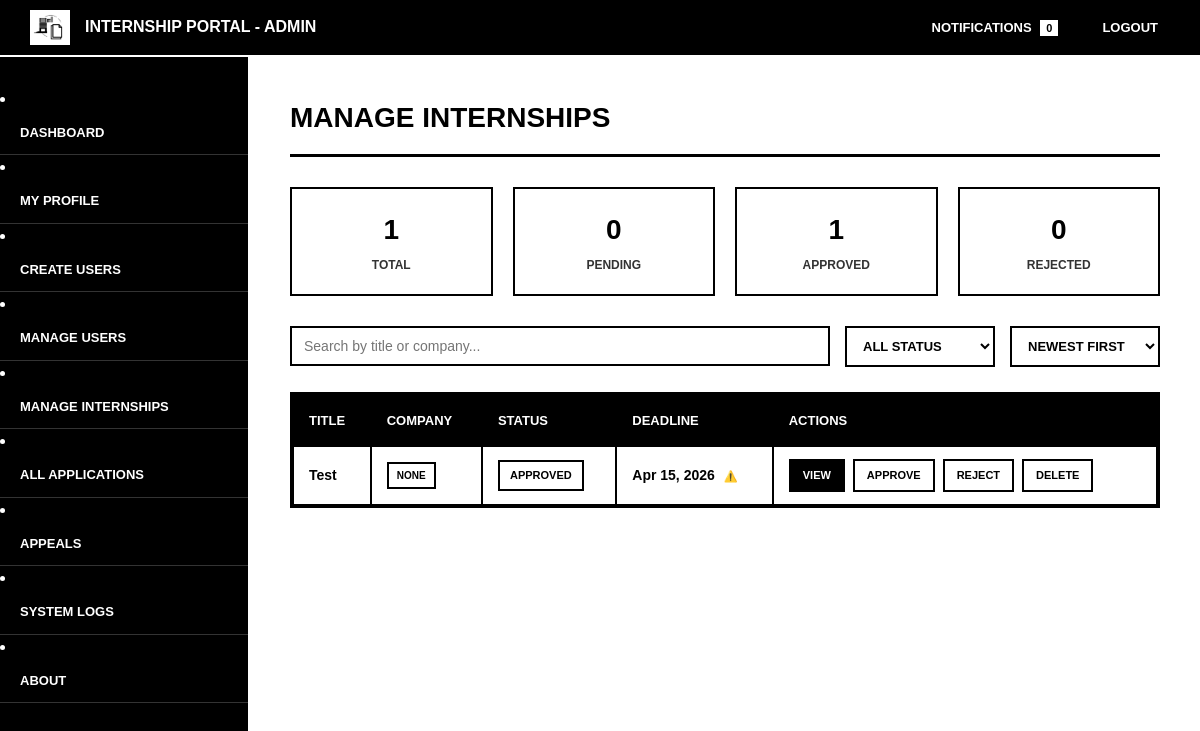
Page /superadmin/manage_internships.php (signed in) on the earlier database version.
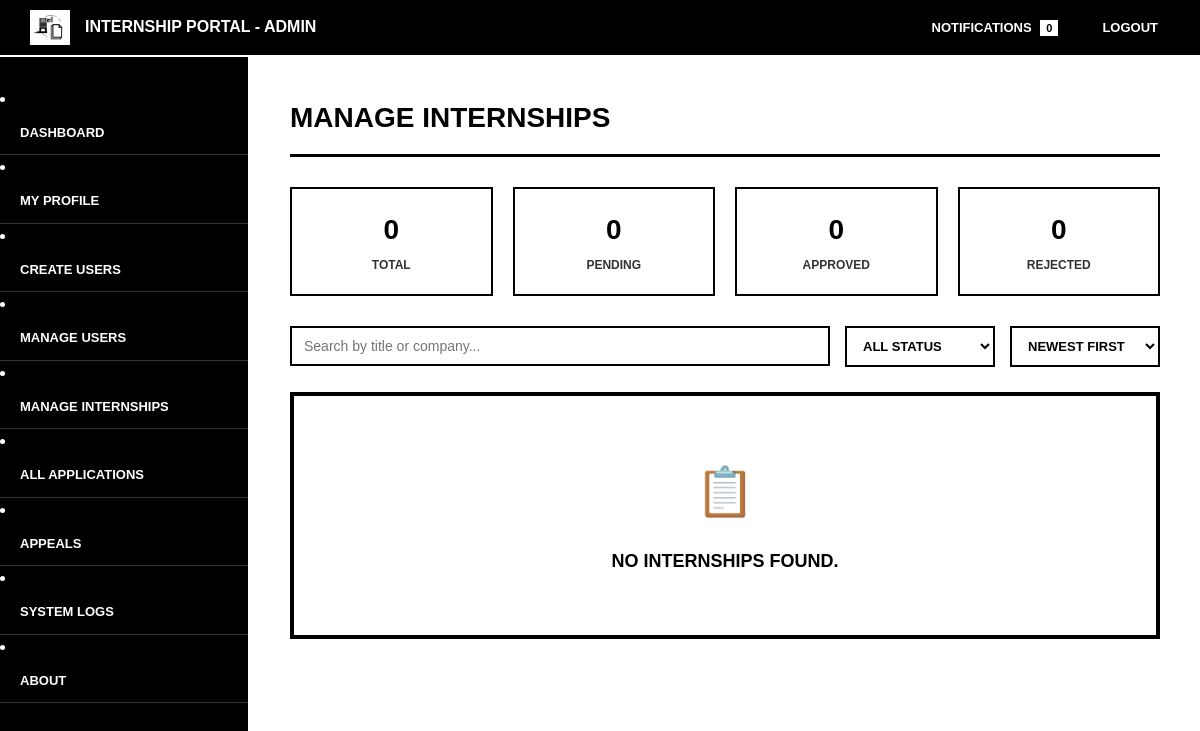
Same page on the later database version.
### tables this page shows
CREATE TABLE `internships` (
  `internship_id` int(11) NOT NULL,
  `company_id` int(11) NOT NULL,
  `title` varchar(255) NOT NULL,
  `description` text NOT NULL,
  `requirements` text DEFAULT NULL,
  `duration` varchar(100) DEFAULT NULL,
  `allowance` decimal(10,2) DEFAULT NULL,
  `deadline` date DEFAULT NULL,
  `status` enum('pending','approved','rejected','closed') DEFAULT 'pending',
  `start_date` date DEFAULT NULL,
  `end_date` date DEFAULT NULL,
  `created_at` timestamp NOT NULL DEFAULT current_timestamp()
);

CREATE TABLE `companies` (
  `company_id` int(11) NOT NULL,
  `company_name` varchar(255) NOT NULL,
  `contact_phone` varchar(50) DEFAULT NULL,
  `industry` varchar(100) DEFAULT NULL,
  `contact_person` varchar(100) DEFAULT NULL,
  `website` varchar(150) DEFAULT NULL,
  `description` text DEFAULT NULL,
  `profile_image` varchar(255) DEFAULT 'default.png',
  `contact_email` varchar(255) DEFAULT NULL,
  `created_at` timestamp NOT NULL DEFAULT current_timestamp(),
  `updated_at` timestamp NOT NULL DEFAULT current_timestamp() ON UPDATE current_timestamp()
);

### superadmin/manage_internships.php (the view, shortened to what the changed rows need)
<?php
require_once '../includes/functions.php';
$itemsPerPage = 9;
$currentPage = filter_input(INPUT_GET, 'page', FILTER_VALIDATE_INT, [
    'options' => ['min_range' => 1],
]) ?: 1;
$statsStmt = $pdo->prepare("
    SELECT
        COUNT(*) AS total,
        SUM(CASE WHEN status = 'pending' THEN 1 ELSE 0 END) AS pending,
        SUM(CASE WHEN status = 'approved' THEN 1 ELSE 0 END) AS approved,
        SUM(CASE WHEN status = 'rejected' THEN 1 ELSE 0 END) AS rejected
    FROM internships
");
$statsStmt->execute();
$stats = $statsStmt->fetch(PDO::FETCH_ASSOC) ?: [];
$total = (int) ($stats['total'] ?? 0);
$approved = (int) ($stats['approved'] ?? 0);
$totalPages = max(1, (int) ceil($total / $itemsPerPage));
$currentPage = min($currentPage, $totalPages);
$offset = ($currentPage - 1) * $itemsPerPage;
$stmt = $pdo->prepare("
    SELECT i.*, c.company_name, c.industry, u.email
    FROM internships i
    JOIN companies c ON i.company_id = c.company_id
    LEFT JOIN staffs s ON c.company_id = s.company_id
    LEFT JOIN users u ON s.user_id = u.user_id
    GROUP BY i.internship_id
    ORDER BY i.internship_id DESC
    LIMIT :limit OFFSET :offset
");
$stmt->bindValue(':limit', $itemsPerPage, PDO::PARAM_INT);
$stmt->bindValue(':offset', $offset, PDO::PARAM_INT);
$stmt->execute();
$internships = $stmt->fetchAll();
function isDeadlineExpired($deadline)
{
    return strtotime($deadline) < time();
}
?>
<!DOCTYPE html>
<html>
<head>
    <link rel="stylesheet" href="../assets/css/admin_internship.css">
    <link rel="stylesheet" href="../assets/css/logout_modal.css">
    <link rel="stylesheet" href="../assets/css/delete_modal.css">
    <link rel="stylesheet" href="../assets/css/modal.css">
    <link rel="stylesheet" href="../assets/css/responsive.css">
</head>
<body>
    <div class="wrapper">
        <div class="main-content">
            <h2>Manage Internships</h2>
            <div class="stats-cards">
                <div class="stat-card">
                    <h3><?= $total ?></h3>
                    <p>Total</p>
                </div>
                <div class="stat-card">
                    <h3><?= $approved ?></h3>
                    <p>Approved</p>
                </div>
            </div>
            <div class="table-container">
                <?php if (count($internships) > 0): ?>
                    <table id="internshipsTable">
                        <thead>
                            <tr>
                                <th>Title</th>
                                <th>Company</th>
                                <th>Status</th>
                                <th>Deadline</th>
                                <th>Actions</th>
                            </tr>
                        </thead>
                        <tbody>
                            <?php foreach ($internships as $job): ?>
                                <?php $expired = isDeadlineExpired($job['deadline']); ?>
                                <tr data-status="<?= $job['status'] ?>">
                                    <td><strong><?= htmlspecialchars($job['title']) ?></strong></td>
                                    <td>
                                        <span class="company-badge"><?= htmlspecialchars($job['company_name']) ?></span>
                                    </td>
                                    <td>
                                        <span class="status-badge status-<?= $job['status'] ?>">
                                            <?= ucfirst($job['status']) ?>
                                        </span>
                                    </td>
                                    <td class="deadline <?= $expired ? 'deadline-expired' : '' ?>">
                                        <?= date('M d, Y', strtotime($job['deadline'])) ?>
                                    </td>
                                    <td>
                                        <div class="action-buttons">
                                            <a href="view_internship.php?id=<?= $job['internship_id'] ?>"
                                                class="btn-action btn-view">View</a>
                                            <a href="#" class="btn-action btn-approve"
                                                onclick="openApproveInternshipModal(<?= $job['internship_id'] ?>, '<?= htmlspecialchars($job['title']) ?>'); return false;">Approve</a>
                                            <a href="#" class="btn-action btn-delete"
                                                onclick="openRejectInternshipModal(<?= $job['internship_id'] ?>, '<?= htmlspecialchars($job['title']) ?>'); return false;">Reject</a>
                                            <a href="#" class="btn-action btn-delete"
                                                onclick="openDeleteInternshipModal(<?= $job['internship_id'] ?>, '<?= htmlspecialchars($job['title']) ?>', '<?= htmlspecialchars($job['email']) ?>'); return false;">Delete</a>
                                        </div>
                                    </td>
                                </tr>
                            <?php endforeach; ?>
                        </tbody>
                    </table>
                <?php else: ?>
                    <div class="no-results">
                        No internships found.
                    </div>
                <?php endif; ?>
            </div>
        </div>
    </div>
</body>
</html>

Differences in the rows shown:
removed internships: title "Test", company.company_name "NONE", status "APPROVED", deadline "Apr 15, 2026"
Other differences:
$total: "1" → "0"
$approved: "1" → "0"
text no longer shown: "TITLE COMPANY STATUS DEADLINE ACTIONS"
text now shown: "NO INTERNSHIPS FOUND."
